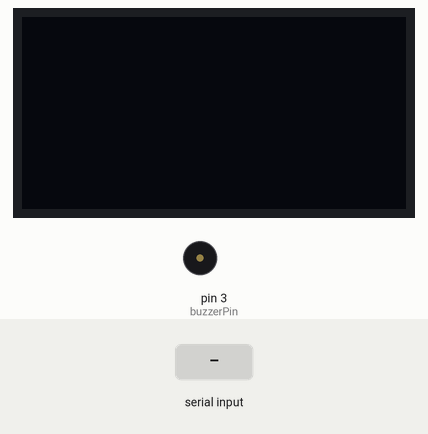
A sketch run on a simulated Arduino Uno, built with avr-gcc and run on an emulated ATmega328P. Shown: 128×64 one-colour display, buzzer (waves = sounding, pin HIGH). Inputs (shaded band) come from the test bench. What the sketch prints to the serial monitor is not drawn.

Above: at 1.2 s.
1.3 s: "1" received over Serial
At 2.1 s:
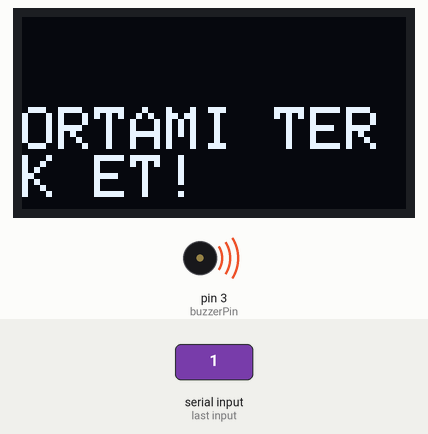
At 6.2 s:
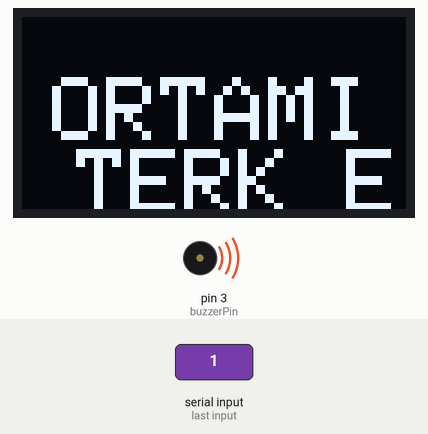
Timing chart, 0 to 8.9 s (numbered marks = the images above; inputs shaded):
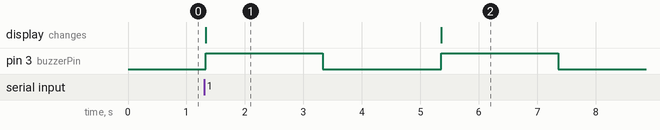

The sketch:

MadenciGozlugu.ino
```cpp
//---oled işlemleri-----------------
#include <Wire.h>
#include <Adafruit_GFX.h> // grafik tabanli projeler icin
#include <Adafruit_SSD1306.h> // metin tabanli projeler icin
#define SCREEN_WIDTH 128 // genislik
#define SCREEN_HEIGHT 64 // yukseklik
Adafruit_SSD1306 display(SCREEN_WIDTH, SCREEN_HEIGHT, &Wire, -1);
//---sensörler-----------------
#define metanPini A0
#define coPini A1
#define lpgPini A2
#define temizHavaPini A3
int androidDegerCek;
int metanDegeri;
int coDegeri;
int lpgDegeri;
int temizHavaDegeri;
//---buzzer----------------
int buzzerPin=3;

void setup() {
  Serial.begin(9600); // bluetooth bağlantısı
  pinMode(buzzerPin,OUTPUT); // buzzer

  //-----------oled ekran işlemleri
  if(!display.begin(SSD1306_SWITCHCAPVCC, 0x3C)) { // i2c adresi
    Serial.println(F("SSD1306 baglanti problemi"));
    for(;;);
  }
   display.clearDisplay();
      display.setTextSize(1);
      display.setTextColor(WHITE);
      display.setCursor(0, 10);
      display.print("Hosgeldiniz! Lutfen Uygulamaya girip Bluetooth baglantisini yapiniz..."); // bLUETOOTH'A BAĞLANMADAN ÖNCEKİ YAZI


}
void loop() {

  if (Serial.available() > 0) {

  androidDegerCek = Serial.read(); // androidden gelen değer

   if (androidDegerCek == '1') {
       for(int i=0;i<3240;i++){ // buradan günlük kaç kere veri göndereceğimizi belirleyeceğiz. // for döngüsü olmazsa sadece 1 veri gönderiyor!!!
       //delay 10 sn.de bir veri gönderiyor. Bizde 3240'kadar yaptık.
       //Nedeni, 3240x10=32400sn yapıyor. O da 9 saate eşit. Yani mesai saatine.
       //---------------------------------------------------------------------------

      //5 tane veri göndereceğiz. çünkü ölçülmesi gereken, metan,butan,propan,co,temizHava olarak 5 verimiz var.
      //Ama bütan ve propan LPG olarak aynı değerleri alıyorlar. O yüzden 4 değer tanımlayıp. MQ6dan alınan değeri hem
      //bütana hem de propana ekledik! Bu sayede 5 değere de atama yapabildik.
       metanDegeri = analogRead(metanPini); // metan (mQ4) değeri
       coDegeri = analogRead(coPini); // CO (mQ7) değeri
       lpgDegeri = analogRead(lpgPini); // lpg (bütan/propan) (mQ6) değeri
       temizHavaDegeri = analogRead(temizHavaPini); // lpg (bütan/propan) (mQ6) değeri

      Serial.print(metanDegeri); //metan // değerler hepsinde ppm olarak alınıyor.
      Serial.print(",");
      Serial.print(lpgDegeri);//bütan
      Serial.print(",");
      Serial.print(lpgDegeri); //propan
      Serial.print(",");
      Serial.print(coDegeri); // co
      Serial.print(",");
      Serial.println(temizHavaDegeri); //temizhava
      //Örnek değer gönderimi-> 251,620,620,163,366

      if(metanDegeri>290){        // bu 290 değeri buzzerın çalıştığını göstermek içindir. Aslında esas değer, ppmi LEL'e çevirerek belirlenecektir.'
      //1 %LEL Metan gazı > 0,05 %vol Metan gazına > 500 ppm Metan gazına eşdeğerdir.
      //kaynak: https://novel.com.tr/vol-ppm-lel-uel-nedir-gaz-konsantrasyon-birimleri.html
      //Metan %5 LEL'de patlayıcı olabilir. YAni, metanın gerçek patlayıcılık değerinin alt sınırı 2500 ppm'Dir.

      //--------oled uyarı---
      display.clearDisplay();
      display.setTextSize(2);
      display.setTextColor(WHITE);
      display.setCursor(0, 30); // BAŞLANGIÇ KARAKTERİNİN X-Y KOORDİNATÖRÜ
      display.println("ORTAMI TERK ET!");
      display.display();

      //--buzzer uyarı---
      digitalWrite(buzzerPin,HIGH);
      delay(2000);
      digitalWrite(buzzerPin,LOW);
      delay(2000);

      }
      if(coDegeri>400){        // ülkemizdeki yasal değeri 50ppm.' 400 ppm 1-2 saat maruz kalındığında Ciddi yoğun baş ağrısı
        //ve diğer belirtilerin daha şiddetli ortaya çıkışı ve 3 saatten sonra yaşamsal tehdit oluşumu
      //kaynak: https://www.maden.org.tr/genel/bizden_detay.php?kod=8735
      //https://www.ttb.org.tr/STED/sted1100/3.html

      //--------oled uyarı---
      display.clearDisplay();
      display.setTextSize(3);
      display.setTextColor(WHITE);
      display.setCursor(10, 20); // BAŞLANGIÇ KARAKTERİNİN X-Y KOORDİNATÖRÜ
      display.println("ORTAMI TERK ET!");
      display.display();

      //--buzzer uyarı---
      digitalWrite(buzzerPin,HIGH);
      delay(2000);
      digitalWrite(buzzerPin,LOW);
      delay(2000);
      }
      if(lpgDegeri>1000){        // LPG gazını oluşturan Propan gazının Alt Patlama Limiti %2.1 hacimsel
      // üst patlama limiti ise % 9.5, Bütan gazının Alt Patlama Limiti %2 hacimsel, üst patlama limiti ise % 9.5 hacimseldir.
      // Yani alt limit 2x500ppm= 1000
      //kaynak: https://www.maden.org.tr/genel/bizden_detay.php?kod=8735
        //--------oled uyarı---
      display.clearDisplay();
      display.setTextSize(3);
      display.setTextColor(WHITE);
      display.setCursor(10, 20); // BAŞLANGIÇ KARAKTERİNİN X-Y KOORDİNATÖRÜ
      display.println("ORTAMI TERK ET!");
      display.display();

      //--buzzer uyarı---
      digitalWrite(buzzerPin,HIGH);
      delay(2000);
      digitalWrite(buzzerPin,LOW);
      delay(2000);
      }

      if(temizHavaDegeri>1000){        // aslında ölçülen ppm değeri kirli havayı gösterir.
      //baz aldığımız gaz CO2 olup max değeri 1000ppm'dir.
      //http://nek.istanbul.edu.tr:4444/ekos/TEZ/48410.pdf
       //--------oled uyarı---
      display.clearDisplay();
      display.setTextSize(3);
      display.setTextColor(WHITE);
      display.setCursor(10, 20); // BAŞLANGIÇ KARAKTERİNİN X-Y KOORDİNATÖRÜ
      display.println("ORTAMI TERK ET!");
      display.display();

      //--buzzer uyarı---
      digitalWrite(buzzerPin,HIGH);
      delay(2000);
      digitalWrite(buzzerPin,LOW);
      delay(2000);
      }
      //------------OLED İŞLEMLERİ----
      display.clearDisplay();
      display.setTextSize(1);
      display.setTextColor(WHITE);
      display.setCursor(0, 10);
      display.print("Metan Degeri: ");
      display.println(metanDegeri);
      display.print("LPG Degeri: ");
      display.println(lpgDegeri);
      display.print("CO Degeri: ");
      display.println(coDegeri);
      display.print("Hava Degeri: ");
      display.println(temizHavaDegeri);
      display.display();

      delay(10000); // 10sn'ye de 1 değer gönder
      }
     }
   else{   Serial.println("Arduino Kaynaklı Bağlantı Hatası!");  }
  }
}
```

Measured:
- after the input at 1.3 s, pin 3 (buzzerPin): alternates HIGH for 2.0 s and LOW for 2.0 s, 4 changes in all, then stays LOW, starting at once; the display: changes at once (image 1)
- what the display in image 1 shows lasts 4.1 s, from 1.3 s to 5.4 s
